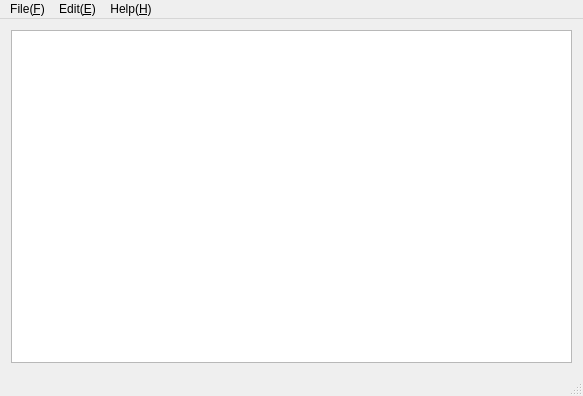
<?xml version="1.0" encoding="UTF-8"?>
<ui version="4.0">
 <class>MainWindow</class>
 <widget class="QMainWindow" name="MainWindow">
  <property name="geometry">
   <rect>
    <x>0</x>
    <y>0</y>
    <width>583</width>
    <height>396</height>
   </rect>
  </property>
  <property name="windowTitle">
   <string>MainWindow</string>
  </property>
  <widget class="QWidget" name="centralWidget">
   <layout class="QGridLayout" name="gridLayout">
    <item row="0" column="0">
     <widget class="QTextEdit" name="textEdit"/>
    </item>
   </layout>
  </widget>
  <widget class="QMenuBar" name="menuBar">
   <property name="geometry">
    <rect>
     <x>0</x>
     <y>0</y>
     <width>583</width>
     <height>26</height>
    </rect>
   </property>
   <widget class="QMenu" name="menuFile">
    <property name="title">
     <string>File(&amp;F)</string>
    </property>
    <addaction name="actionNew_N"/>
    <addaction name="actionOpen_O"/>
    <addaction name="actionClose"/>
    <addaction name="separator"/>
    <addaction name="actionSave_S"/>
    <addaction name="actionSave_as_A"/>
    <addaction name="separator"/>
    <addaction name="actionExit_X"/>
   </widget>
   <widget class="QMenu" name="menuEdit_E">
    <property name="title">
     <string>Edit(&amp;E)</string>
    </property>
    <addaction name="actionUndo"/>
    <addaction name="separator"/>
    <addaction name="actionCut_X"/>
    <addaction name="actionCopy_C"/>
    <addaction name="actionPaste_V"/>
    <addaction name="separator"/>
    <addaction name="actionFind_F"/>
   </widget>
   <widget class="QMenu" name="menuHelp_H">
    <property name="title">
     <string>Help(&amp;H)</string>
    </property>
    <addaction name="actionVersion_V"/>
   </widget>
   <addaction name="menuFile"/>
   <addaction name="menuEdit_E"/>
   <addaction name="menuHelp_H"/>
  </widget>
  <widget class="QStatusBar" name="statusBar"/>
  <action name="actionNew_N">
   <property name="text">
    <string>New(&amp;N)</string>
   </property>
   <property name="statusTip">
    <string>新建文件</string>
   </property>
   <property name="shortcut">
    <string>Ctrl+N</string>
   </property>
  </action>
  <action name="actionOpen_O">
   <property name="text">
    <string>Open(&amp;O)</string>
   </property>
   <property name="statusTip">
    <string>打开文件</string>
   </property>
   <property name="shortcut">
    <string>Ctrl+O</string>
   </property>
  </action>
  <action name="actionClose">
   <property name="text">
    <string>Close(&amp;C)</string>
   </property>
   <property name="statusTip">
    <string>关闭</string>
   </property>
   <property name="shortcut">
    <string>Ctrl+W</string>
   </property>
  </action>
  <action name="actionSave_S">
   <property name="text">
    <string>Save(&amp;S)</string>
   </property>
   <property name="statusTip">
    <string>保存</string>
   </property>
   <property name="shortcut">
    <string>Ctrl+S</string>
   </property>
  </action>
  <action name="actionSave_as_A">
   <property name="text">
    <string>Save as..(&amp;A)</string>
   </property>
   <property name="statusTip">
    <string>另存为</string>
   </property>
  </action>
  <action name="actionExit_X">
   <property name="text">
    <string>Exit(&amp;X)</string>
   </property>
   <property name="statusTip">
    <string>退出</string>
   </property>
   <property name="shortcut">
    <string>Ctrl+Q</string>
   </property>
  </action>
  <action name="actionUndo">
   <property name="text">
    <string>Undo(&amp;Z)</string>
   </property>
   <property name="statusTip">
    <string>撤销</string>
   </property>
   <property name="shortcut">
    <string>Ctrl+Z</string>
   </property>
  </action>
  <action name="actionCut_X">
   <property name="text">
    <string>Cut(&amp;X)</string>
   </property>
   <property name="statusTip">
    <string>剪切</string>
   </property>
   <property name="shortcut">
    <string>Ctrl+X</string>
   </property>
  </action>
  <action name="actionCopy_C">
   <property name="text">
    <string>Copy(&amp;C)</string>
   </property>
   <property name="statusTip">
    <string>复制</string>
   </property>
   <property name="shortcut">
    <string>Ctrl+C</string>
   </property>
  </action>
  <action name="actionPaste_V">
   <property name="text">
    <string>Paste(&amp;V)</string>
   </property>
   <property name="statusTip">
    <string>粘贴</string>
   </property>
   <property name="shortcut">
    <string>Ctrl+V</string>
   </property>
  </action>
  <action name="actionFind_F">
   <property name="text">
    <string>Find(&amp;F)</string>
   </property>
   <property name="statusTip">
    <string>查找</string>
   </property>
   <property name="shortcut">
    <string>Ctrl+F</string>
   </property>
  </action>
  <action name="actionVersion_V">
   <property name="text">
    <string>Version(&amp;V)</string>
   </property>
   <property name="statusTip">
    <string>版本</string>
   </property>
   <property name="shortcut">
    <string>Ctrl+H</string>
   </property>
  </action>
 </widget>
 <layoutdefault spacing="6" margin="11"/>
 <resources/>
 <connections/>
</ui>
